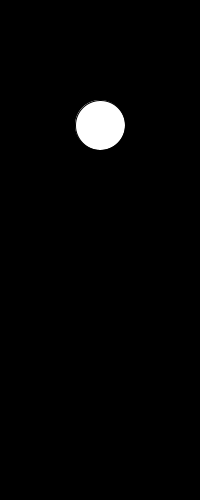
Frame 1 (no input)
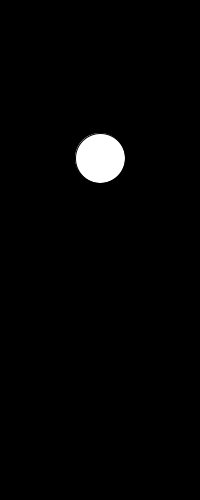
Frame 60 (the mouse pressed at the canvas centre just before this capture)
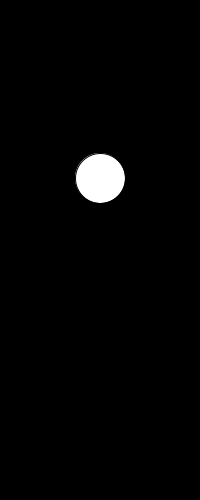
Frame 120 (the mouse held since frame 60 and released just before this capture)

The Processing sketch that drew these frames (run headless with seeded random() and noise(); from frame 60 on, the mouse is pressed at the canvas centre):

// Processing sketch: Class7_squashstretch
// ── Class7_squashstretch.pde
// this is for exporting a gif:
// import gifAnimation.*;

int y;
float speed = 12.5;
int h = 50;
int w = 50;

// setup the GIF export
// GifMaker gifExport;

void setup() {
  size(200, 500);
  y = height/4;
  
  frameRate(24);

//  gifExport = new GifMaker(this, "export.gif");
//  gifExport.setRepeat(0); // make it an "endless" animation
}

void draw() {
  background(0);
  ellipse(width/2, y, w, h);
  y+=speed;
  if (y>=height || y<height/4) {
    speed = speed * -1;
  }
  if (y >=485) {
    h=25;
    w=75;
  } else {
    h=50;
    w=50;
  }

//  gifExport.setDelay(1);
//  gifExport.addFrame();
}

void keyPressed() {
//  gifExport.finish();
  println("gif saved");
}
